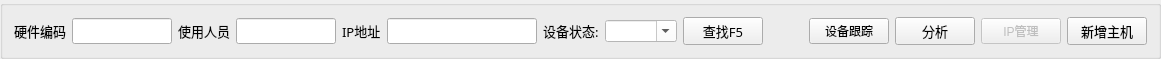
       <widget class="QGroupBox" name="groupBox_2">
        <property name="maximumSize">
         <size>
          <width>16777215</width>
          <height>45</height>
         </size>
        </property>
        <property name="title">
         <string/>
        </property>
        <layout class="QHBoxLayout" name="horizontalLayout_4">
         <item>
          <layout class="QHBoxLayout" name="horizontalLayout">
           <item>
            <widget class="QLabel" name="label">
             <property name="font">
              <font>
               <family>微软雅黑</family>
               <pointsize>10</pointsize>
              </font>
             </property>
             <property name="text">
              <string>硬件编码</string>
             </property>
            </widget>
           </item>
           <item>
            <widget class="QLineEdit" name="Le_ID">
             <property name="maximumSize">
              <size>
               <width>100</width>
               <height>16777215</height>
              </size>
             </property>
             <property name="font">
              <font>
               <family>微软雅黑</family>
               <pointsize>10</pointsize>
              </font>
             </property>
            </widget>
           </item>
           <item>
            <widget class="QLabel" name="label_2">
             <property name="font">
              <font>
               <family>微软雅黑</family>
               <pointsize>10</pointsize>
              </font>
             </property>
             <property name="text">
              <string>使用人员</string>
             </property>
            </widget>
           </item>
           <item>
            <widget class="QLineEdit" name="Le_User">
             <property name="maximumSize">
              <size>
               <width>100</width>
               <height>16777215</height>
              </size>
             </property>
             <property name="font">
              <font>
               <family>微软雅黑</family>
               <pointsize>10</pointsize>
              </font>
             </property>
            </widget>
           </item>
           <item>
            <widget class="QLabel" name="label_4">
             <property name="font">
              <font>
               <family>微软雅黑</family>
               <pointsize>10</pointsize>
              </font>
             </property>
             <property name="text">
              <string>IP地址</string>
             </property>
            </widget>
           </item>
           <item>
            <widget class="QLineEdit" name="lineEdit_IP_Query">
             <property name="minimumSize">
              <size>
               <width>150</width>
               <height>0</height>
              </size>
             </property>
             <property name="maximumSize">
              <size>
               <width>100</width>
               <height>16777215</height>
              </size>
             </property>
             <property name="font">
              <font>
               <family>微软雅黑</family>
               <pointsize>10</pointsize>
              </font>
             </property>
             <property name="inputMask">
              <string/>
             </property>
            </widget>
           </item>
           <item>
            <widget class="QLabel" name="label_5">
             <property name="font">
              <font>
               <family>微软雅黑</family>
               <pointsize>10</pointsize>
              </font>
             </property>
             <property name="text">
              <string>设备状态:</string>
             </property>
            </widget>
           </item>
           <item>
            <widget class="QComboBox" name="comboBox_State">
             <property name="minimumSize">
              <size>
               <width>25</width>
               <height>20</height>
              </size>
             </property>
             <property name="styleSheet">
              <string notr="true">background-color: rgb(255, 255, 255);
font: 10pt &quot;微软雅黑&quot;;</string>
             </property>
             <property name="editable">
              <bool>true</bool>
             </property>
            </widget>
           </item>
           <item>
            <widget class="QPushButton" name="Pb_Query">
             <property name="font">
              <font>
               <family>微软雅黑</family>
               <pointsize>10</pointsize>
              </font>
             </property>
             <property name="toolTip">
              <string>回车直接查询</string>
             </property>
             <property name="text">
              <string>查找F5</string>
             </property>
             <property name="shortcut">
              <string>F5</string>
             </property>
            </widget>
           </item>
           <item>
            <spacer name="horizontalSpacer">
             <property name="orientation">
              <enum>Qt::Horizontal</enum>
             </property>
             <property name="sizeHint" stdset="0">
              <size>
               <width>40</width>
               <height>13</height>
              </size>
             </property>
            </spacer>
           </item>
           <item>
            <widget class="QPushButton" name="pushButton_Trace">
             <property name="styleSheet">
              <string notr="true">font: 10pt &quot;微软雅黑&quot;;</string>
             </property>
             <property name="text">
              <string>设备跟踪</string>
             </property>
            </widget>
           </item>
           <item>
            <widget class="QPushButton" name="pushButton_analysis">
             <property name="font">
              <font>
               <family>微软雅黑</family>
               <pointsize>10</pointsize>
              </font>
             </property>
             <property name="toolTip">
              <string/>
             </property>
             <property name="text">
              <string>分析</string>
             </property>
            </widget>
           </item>
           <item>
            <widget class="QPushButton" name="pushButton_Ip_Manager">
             <property name="enabled">
              <bool>false</bool>
             </property>
             <property name="styleSheet">
              <string notr="true">font: 10pt &quot;微软雅黑&quot;;</string>
             </property>
             <property name="text">
              <string>IP管理</string>
             </property>
            </widget>
           </item>
           <item>
            <widget class="QPushButton" name="pushButton_2">
             <property name="font">
              <font>
               <family>微软雅黑</family>
               <pointsize>10</pointsize>
              </font>
             </property>
             <property name="toolTip">
              <string/>
             </property>
             <property name="text">
              <string>新增主机</string>
             </property>
            </widget>
           </item>
          </layout>
         </item>
        </layout>
       </widget>
